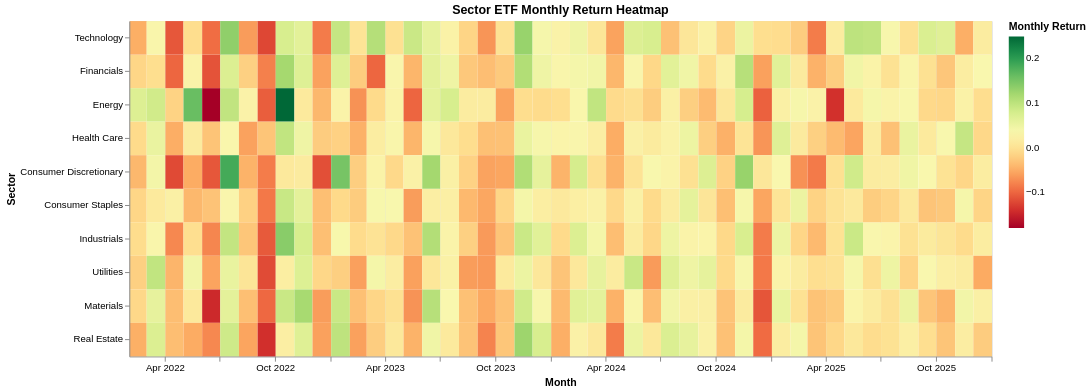

Notebook cell for this chart:
### Markdown cell above
# Visualization 2: Heatmap for sectors

### Code cell
sector_tickers = asset_info.loc[asset_info["Type"] == "Sector ETF", "Ticker"].tolist()
sector_monthly_long = monthly_long[monthly_long["Ticker"].isin(sector_tickers)][["Date", "Ticker", "Close"]].copy()
monthly_prices = sector_monthly_long.pivot(
    index = "Date",
    columns = "Ticker",
    values = "Close"
)
monthly_returns = monthly_prices.pct_change().dropna()
heatmap_df = monthly_returns.reset_index().melt(
    id_vars = "Date",
    var_name = "Ticker",
    value_name = "MonthlyReturn"
)
heatmap_df["Sector"] = heatmap_df["Ticker"].map(sector_map)
heatmap_chart = alt.Chart(heatmap_df).mark_rect().encode(
    x=alt.X("yearmonth(Date):T", title = "Month"),
    y=alt.Y("Sector:N", title = "Sector", sort = list(sector_map.values())),
    color = alt.Color(
        "MonthlyReturn:Q",
        title = "Monthly Return",
        scale = alt.Scale(scheme = "redyellowgreen")
    ),
    tooltip = [
        alt.Tooltip("Date:T", title = "Date"),
        alt.Tooltip("Ticker:N", title = "Ticker"),
        alt.Tooltip("Sector:N", title = "Sector"),
        alt.Tooltip("MonthlyReturn:Q", title = "Monthly Return", format = ".2%")
    ]
).properties(
    title = "Sector ETF Monthly Return Heatmap",
    width = 900,
    height = 350
)
heatmap_chart.display()
heatmap_chart.save("sector_heatmap_altair.html")

### Figure 1 — Vega-Lite specification as saved in the notebook (floating-point values rounded to 4 significant figures; data arrays with more than 128 entries replaced by an {"elided": "..."} marker saying what was removed)
{"config": {"view": {"continuousWidth": 300, "continuousHeight": 300}}, "data": {"name": "data-f62f2a755f861dca1b439c64f49cd9bd"}, "mark": {"type": "rect"}, "encoding": {"color": {"field": "MonthlyReturn", "scale": {"scheme": "redyellowgreen"}, "title": "Monthly Return", "type": "quantitative"}, "tooltip": [{"field": "Date", "title": "Date", "type": "temporal"}, {"field": "Ticker", "title": "Ticker", "type": "nominal"}, {"field": "Sector", "title": "Sector", "type": "nominal"}, {"field": "MonthlyReturn", "format": ".2%", "title": "Monthly Return", "type": "quantitative"}], "x": {"field": "Date", "timeUnit": "yearmonth", "title": "Month", "type": "temporal"}, "y": {"field": "Sector", "sort": ["Technology", "Financials", "Energy", "Health Care", "Consumer Discretionary", "Consumer Staples", "Industrials", "Utilities", "Materials", "Real Estate"], "title": "Sector", "type": "nominal"}}, "height": 350, "title": "Sector ETF Monthly Return Heatmap", "width": 900, "$schema": "https://vega.github.io/schema/vega-lite/v5.20.1.json", "datasets": {"data-f62f2a755f861dca1b439c64f49cd9bd": {"elided": "470 records"}}}
